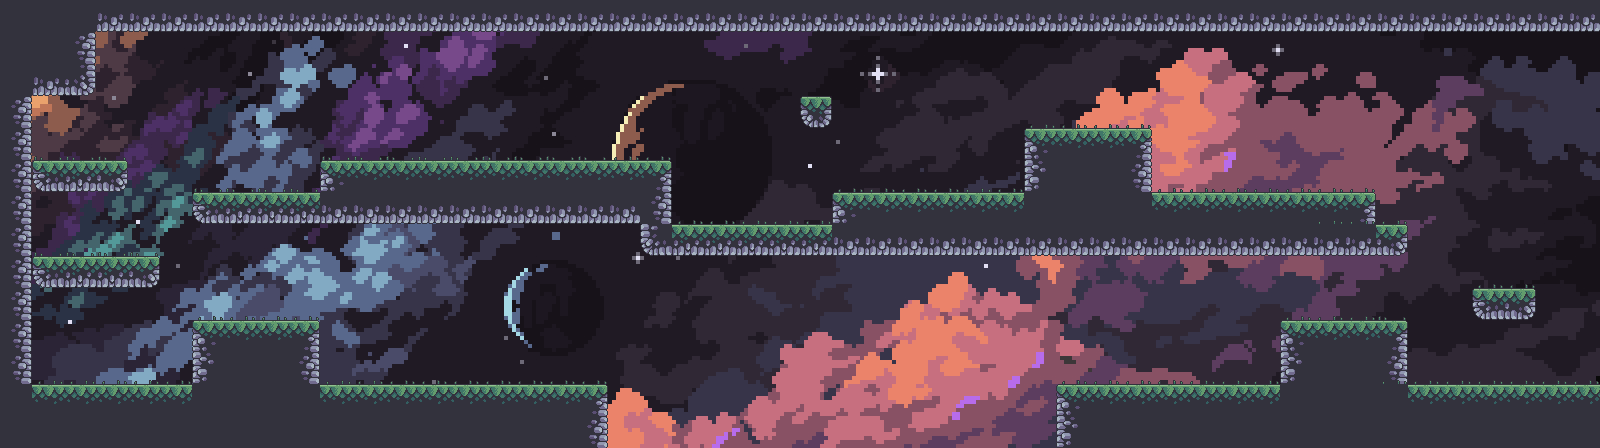

A level layout from a 2D game, rendered from its tile map. Below: a short description, then the map file with tile-grid data replaced by summaries:
An orthogonal 50x14 tile map with 32x32 px tiles, 5 tile layers (Background, Wall, Ground - back, Ground - upper, ...), 4 tilesets and 94 objects.

<map version="1.9" tiledversion="1.9.1" orientation="orthogonal" renderorder="right-down" width="50" height="14" tilewidth="32" tileheight="32" infinite="0" nextlayerid="45" nextobjectid="456">
 <properties>
  <property name="backgroundMusic" value="sound/level1.wav" />
 </properties>
 <tileset firstgid="1" source="outside_sprites.tsx" />
 <tileset firstgid="49" name="water" tilewidth="32" tileheight="32" tilecount="1" columns="1">
  <image source="water.png" width="32" height="32" />
 </tileset>
 <tileset firstgid="50" name="grass_atlas" tilewidth="32" tileheight="32" tilecount="2" columns="2">
  <image source="grass_atlas.png" width="64" height="32" />
 </tileset>
 <tileset firstgid="52" name="lvl3" tilewidth="32" tileheight="32" tilecount="1980" columns="60">
  <image source="lvl3.jpg" width="1920" height="1080" />
 </tileset>
 <objectgroup id="1" name="Ground">
  <object id="358" x="31.3333" y="159.401">
   <polyline points="0,0 96.0506,0" />
  </object>
  <object id="359" x="31.3333" y="255.452">
   <polyline points="0,0 128.067,0" />
  </object>
  <object id="362" x="191.418" y="191.418">
   <polyline points="0,0 128.067,0" />
  </object>
  <object id="364" x="319.485" y="159.401">
   <polyline points="0,0 352.186,0" />
  </object>
  <object id="366" x="672" y="224">
   <polyline points="0,0 160,0" />
  </object>
  <object id="369" x="832" y="192">
   <polyline points="0,0 192,0" />
  </object>
  <object id="370" x="1024" y="128">
   <polyline points="0,0 128,0" />
  </object>
  <object id="372" x="1152" y="192">
   <polyline points="0,0 224,0" />
  </object>
  <object id="375" x="1376" y="224">
   <polyline points="0,0 32,0" />
  </object>
  <object id="379" x="1472" y="288">
   <polyline points="0,0 64,0" />
  </object>
  <object id="381" x="1056" y="384">
   <polyline points="0,0 224,0" />
  </object>
  <object id="382" x="1408" y="384">
   <polyline points="0,0 192,0" />
  </object>
  <object id="385" x="1280" y="320">
   <polyline points="0,0 128,0" />
  </object>
  <object id="410" x="32" y="384">
   <polyline points="0,0 576,0" />
  </object>
  <object id="427" x="192" y="320">
   <polyline points="0,0 128,0" />
  </object>
  <object id="455" x="800" y="96">
   <polyline points="0,0 32,0" />
  </object>
 </objectgroup>
 <objectgroup id="3" name="Wall">
  <object id="344" x="31.3333" y="95.3674">
   <polyline points="0,0 0,294.635" />
  </object>
  <object id="346" x="32" y="96">
   <polyline points="0,0 64,0 64,-96" />
  </object>
  <object id="348" x="1056" y="384">
   <polyline points="0,0 0,64" />
  </object>
  <object id="351" x="1376" y="192">
   <polyline points="0,0 0,32" />
  </object>
  <object id="352" x="1408" y="224">
   <polyline points="0,0 0,32" />
  </object>
  <object id="353" x="1152" y="128">
   <polyline points="0,0 0,64" />
  </object>
  <object id="354" x="1024" y="128">
   <polyline points="0,0 0,64" />
  </object>
  <object id="355" x="671.671" y="159.401">
   <polyline points="0,0 0,64.0337" />
  </object>
  <object id="356" x="832" y="192">
   <polyline points="0,0 0,64" />
  </object>
  <object id="357" x="319.485" y="159.401">
   <polyline points="0,0 0,32.0169" />
  </object>
  <object id="383" x="1280" y="320">
   <polyline points="0,0 0,64" />
  </object>
  <object id="384" x="1408" y="320">
   <polyline points="0,0 0,64" />
  </object>
  <object id="386" x="191.418" y="223.435">
   <polyline points="0,0 448.236,0" />
  </object>
  <object id="397" x="191.418" y="191.418">
   <polyline points="0,0 0,32.0169" />
  </object>
  <object id="428" x="192" y="320">
   <polyline points="0,0 0,64" />
  </object>
  <object id="429" x="320" y="320">
   <polyline points="0,0 0,64" />
  </object>
  <object id="445" x="1600" y="384">
   <polyline points="0,0 0,-352" />
  </object>
  <object id="446" x="608" y="384">
   <polyline points="0,0 0,64" />
  </object>
 </objectgroup>
 <objectgroup id="4" name="CliffMarker">
  <object id="323" x="127.384" y="127.384">
   <polyline points="0,0 0,32.0169" />
  </object>
  <object id="324" x="159.401" y="223.435">
   <polyline points="0,0 0,32.0169" />
  </object>
  <object id="325" x="608" y="352">
   <polyline points="0,0 0,32.0169" />
  </object>
  <object id="330" x="191.418" y="159.401">
   <polyline points="0,0 0,32.0169" />
  </object>
  <object id="333" x="832" y="160">
   <polyline points="0,0 0,32" />
  </object>
  <object id="336" x="800" y="64">
   <polyline points="0,0 0,32" />
  </object>
  <object id="337" x="864" y="64">
   <polyline points="0,0 0,32" />
  </object>
  <object id="338" x="1376" y="160">
   <polyline points="0,0 0,32" />
  </object>
  <object id="339" x="1056" y="352">
   <polyline points="0,0 0,32" />
  </object>
  <object id="340" x="1600" y="320">
   <polyline points="0,0 0,64" />
  </object>
  <object id="341" x="1536" y="256">
   <polyline points="0,0 0,32" />
  </object>
  <object id="342" x="1440" y="256">
   <polyline points="0,0 0,32" />
  </object>
  <object id="380" x="1280" y="288">
   <polyline points="0,0 0,32" />
  </object>
  <object id="431" x="711.333" y="185.333">
   <polyline points="0,0 0,36" />
  </object>
  <object id="432" x="672" y="128">
   <polyline points="0,0 0,32" />
  </object>
  <object id="443" x="72.6667" y="350">
   <polyline points="0,0 0,37.3333" />
  </object>
 </objectgroup>
 <objectgroup id="5" name="Player">
  <object id="223" x="221.422" y="293.787" width="19" height="26" />
 </objectgroup>
 <objectgroup id="6" name="Box">
  <object id="403" x="414.241" y="141.39" width="25" height="18" />
  <object id="404" x="606.274" y="141.333" width="25" height="18" />
 </objectgroup>
 <objectgroup id="7" name="Spike">
  <object id="217" x="32" y="368" width="32.0169" height="16.0084" />
  <object id="320" x="672" y="208" width="32" height="16" />
  <object id="321" x="1568" y="368" width="32" height="16" />
 </objectgroup>
 <objectgroup id="8" name="Cannon" />
 <objectgroup id="9" name="Water">
  <object id="412" x="608" y="416" width="32" height="32" />
  <object id="413" x="640" y="416" width="32" height="32" />
  </objectgroup>
 <objectgroup id="10" name="TreeOne">
  <!-- 3 objects omitted --></objectgroup>
 <objectgroup id="11" name="TreeTwo">
  <!-- 1 objects omitted --></objectgroup>
 <objectgroup id="12" name="TreeThree">
  <!-- 2 objects omitted --></objectgroup>
 <objectgroup id="13" name="Crabby">
  <!-- 4 objects omitted --></objectgroup>
 <objectgroup id="14" name="Shark" />
 <objectgroup id="15" name="PinkStar" />
 <objectgroup id="16" name="BlueDiamond">
  <!-- 1 objects omitted --></objectgroup>
 <objectgroup id="17" name="GreenDiamond">
  <!-- 2 objects omitted --></objectgroup>
 <objectgroup id="19" name="CannonFlip" />
 <objectgroup id="20" name="Barrel">
  <!-- 2 objects omitted --></objectgroup>
 <objectgroup id="38" name="SilverCoin">
  <!-- 1 objects omitted --></objectgroup>
 <objectgroup id="39" name="GoldCoin">
  <!-- 4 objects omitted --></objectgroup>
 <objectgroup id="40" name="Chest">
  <!-- 1 objects omitted --></objectgroup>
 <objectgroup id="41" name="Key">
  <!-- 2 objects omitted --></objectgroup>
 <objectgroup id="42" name="Seashell">
  <!-- 1 objects omitted --></objectgroup>
 <objectgroup id="44" name="SeasellFlip" />
 <layer id="30" name="Background" width="50" height="14">
  <data>[700 cells, 700 non-empty, 700 distinct tile ids]</data>
 </layer>
 <layer id="31" name="Wall" width="50" height="14">
  <data>[700 cells, 0 non-empty, 0 distinct tile ids]</data>
 </layer>
 <layer id="32" name="Ground - back" width="50" height="14">
  <data>[700 cells, 170 non-empty, 11 distinct tile ids]</data>
 </layer>
 <layer id="33" name="Ground - upper" width="50" height="14">
  <data>[700 cells, 60 non-empty, 4 distinct tile ids]</data>
 </layer>
 <layer id="34" name="Objects" width="50" height="14">
  <data>[700 cells, 96 non-empty, 6 distinct tile ids]</data>
 </layer>
</map>
<!-- 36 of 94 objects omitted -->
